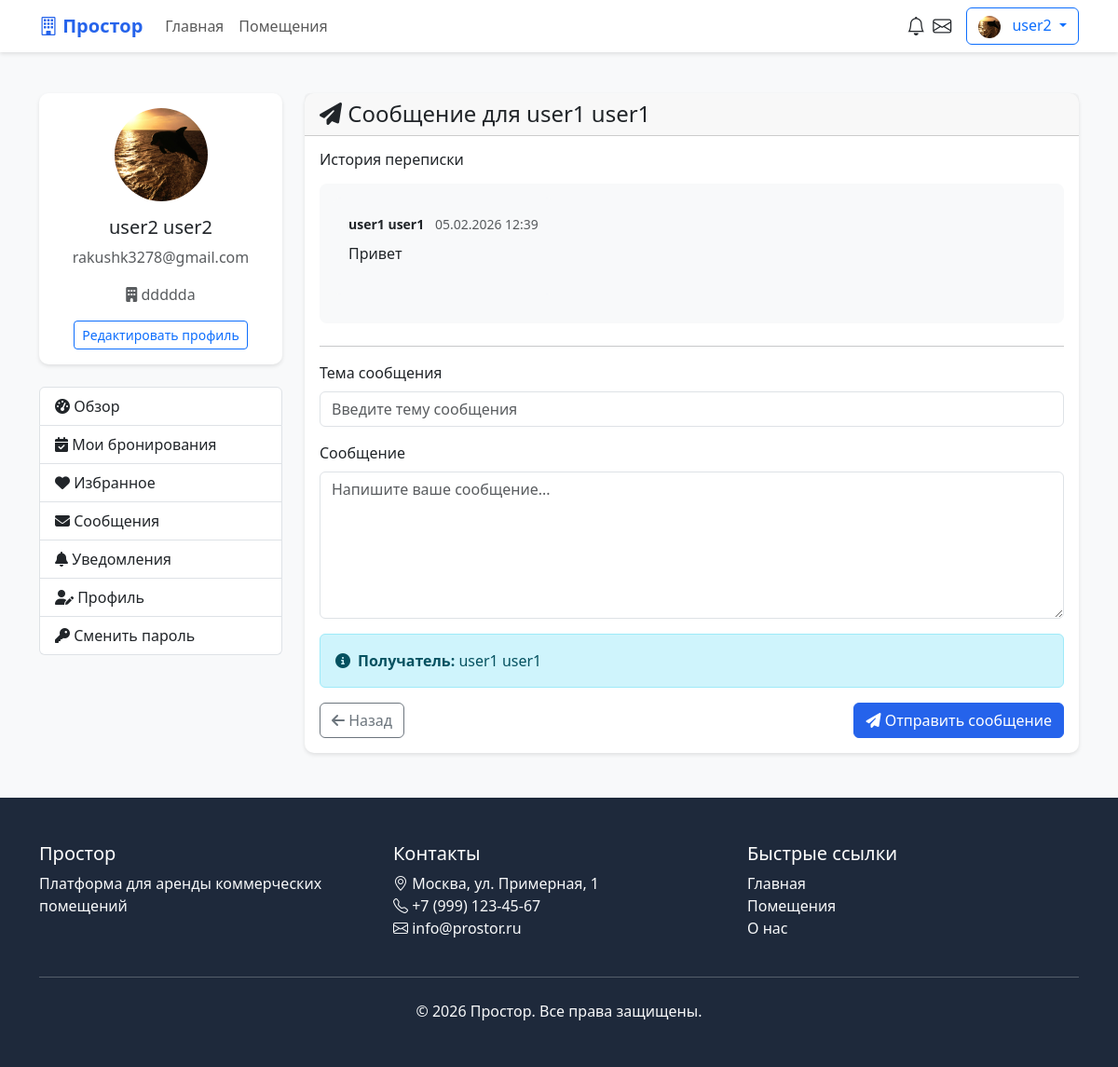
/messages/send/2/ (signed in), run on an earlier commit of the app's database.
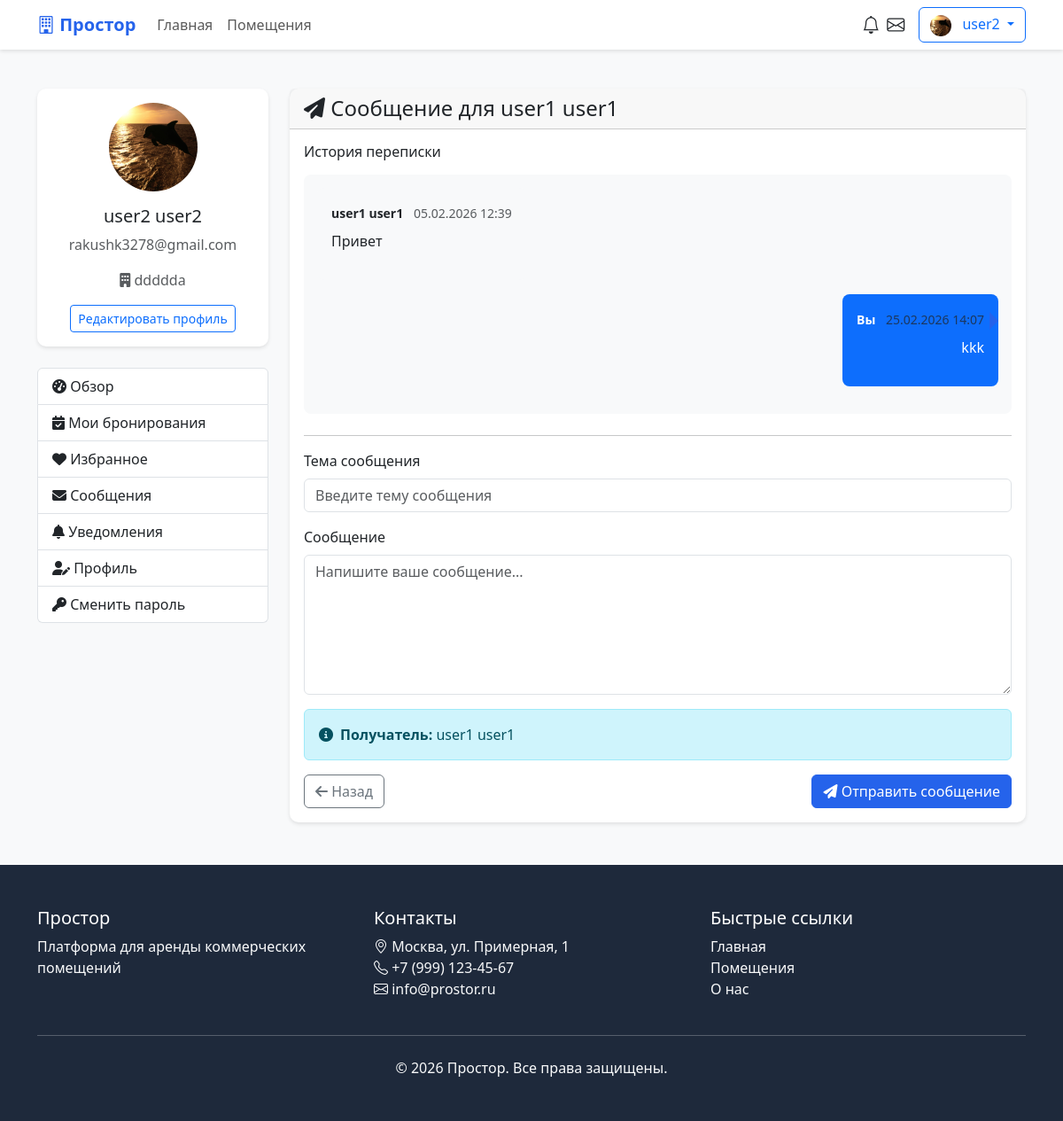
And on a later commit of the database.
### core/models.py (models this page shows, shortened)
class Message(models.Model):
    sender = models.ForeignKey(
        User,
        on_delete=models.CASCADE,
        related_name='sent_messages',
        verbose_name='Отправитель'
    )
    recipient = models.ForeignKey(
        User,
        on_delete=models.CASCADE,
        related_name='received_messages',
        verbose_name='Получатель'
    )
    property = models.ForeignKey(
        Property,
        on_delete=models.CASCADE,
        null=True,
        blank=True,
        related_name='messages',
        verbose_name='Помещение'
    )
    subject = models.CharField(
        max_length=200,
        verbose_name='Тема'
    )
    message = models.TextField(
        verbose_name='Сообщение'
    )
    is_read = models.BooleanField(
        default=False,
        verbose_name='Прочитано'
    )
    created_at = models.DateTimeField(
        auto_now_add=True,
        verbose_name='Дата создания'
    )
    class Meta:
        verbose_name = 'Сообщение'
        verbose_name_plural = 'Сообщения'
        ordering = ['-created_at']

class User(AbstractUser):
    USER_TYPE_CHOICES = [
        ('tenant', 'Арендатор'),
        ('landlord', 'Арендодатель'),
        ('admin', 'Администратор'),
    ]
    user_type = models.CharField(
        max_length=20,
        choices=USER_TYPE_CHOICES,
        default='tenant',
        verbose_name='Тип пользователя'
    )
    avatar = models.ImageField(
        upload_to='avatars/',
        null=True,
        blank=True,
        verbose_name='Аватар'
    )
    phone = models.CharField(
        max_length=20,
        blank=True,
        null=True,
        verbose_name='Телефон'
    )
    company_name = models.CharField(
        max_length=100,
        blank=True,
        null=True,
        verbose_name='Название компании'
    )
    email_verified = models.BooleanField(
        default=False,
        verbose_name='Email подтвержден'
    )
    phone_verified = models.BooleanField(
        default=False,
        verbose_name='Телефон подтвержден'
    )
    class Meta:
        verbose_name = 'Пользователь'
        verbose_name_plural = 'Пользователи'
    def get_full_name_or_username(self):
        if self.first_name and self.last_name:
            return f"{self.first_name} {self.last_name}"
        return self.username

### core/views.py (the view, shortened to what this page needs)
# urls.py: path('messages/send/<int:user_id>/', views.send_message, name='send_message'),
@login_required
def send_message(request, user_id=None, property_id=None):
    recipient = None
    property_obj = None
    if property_id:
        property_obj = get_object_or_404(Property, id=property_id)
        recipient = property_obj.landlord
        if request.user == recipient:
            messages.error(request, 'Вы не можете отправить сообщение самому себе.')
            return redirect('property_detail', slug=property_obj.slug)
    elif user_id:
        recipient = get_object_or_404(User, id=user_id)
        if request.user == recipient:
            messages.error(request, 'Вы не можете отправить сообщение самому себе.')
            return redirect('messages_list')
    else:
        messages.error(request, 'Не указан получатель.')
        return redirect('home')
    conversation = Message.objects.filter(
        Q(sender=request.user, recipient=recipient) |
        Q(sender=recipient, recipient=request.user)
    ).order_by('created_at')
    Message.objects.filter(
        sender=recipient,
        recipient=request.user,
        is_read=False
    ).update(is_read=True)
    context = {
        'recipient': recipient,
        'property': property_obj,
        'conversation': conversation,
        'title': f'Сообщение для {recipient.get_full_name_or_username()}' if recipient else 'Новое сообщение'
    }
    return render(request, 'core/send_message.html', context)

### templates/core/send_message.html (shortened to what the changed rows need)
{% extends 'base.html' %}
{% load static %}
{% block content %}
<div class="container mt-4">
    <div class="row">
        <div class="col-md-9">
            <div class="card">
                <div class="card-body">
                    {% if conversation %}
                        <div class="conversation-history mb-4">
                            <div class="messages-container" style="max-height: 300px; overflow-y: auto; padding: 15px; background-color: #f8f9fa; border-radius: 8px;">
                                {% for msg in conversation %}
                                    <div class="message-item mb-3 {% if msg.sender == request.user %}text-end{% endif %}">
                                        <div class="d-flex {% if msg.sender == request.user %}justify-content-end{% endif %}">
                                            <div class="message-bubble {% if msg.sender == request.user %}bg-primary text-white{% else %}bg-light{% endif %}
                                                rounded-3 p-3" style="max-width: 70%;">
                                                <div class="message-header mb-2">
                                                    <small class="fw-bold">
                                                        {% if msg.sender == request.user %}
                                                            Вы
                                                        {% else %}
                                                            {{ msg.sender.get_full_name_or_username }}
                                                        {% endif %}
                                                    </small>
                                                    <small class="text-muted ms-2">
                                                        {{ msg.created_at|date:"d.m.Y H:i" }}
                                                    </small>
                                                </div>
                                                <p class="mb-0">{{ msg.message|linebreaks }}</p>
                                            </div>
                                        </div>
                                    </div>
                                {% endfor %}
                            </div>
                        </div>
                    {% endif %}
                </div>
            </div>
        </div>
    </div>
</div>
{% endblock %}

What changed in the data, as far as the page shows it:
added Message: shows "Вы", created_at "25.02.2026 14:07", message "kkk"
